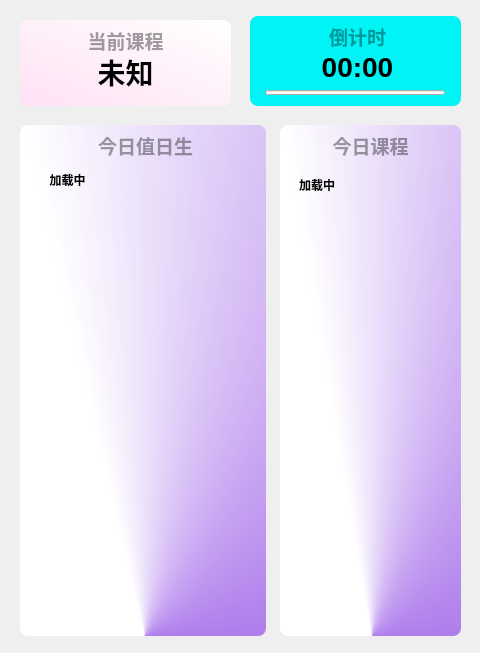
<?xml version="1.0" encoding="UTF-8"?>
<ui version="4.0">
 <class>From</class>
 <widget class="QWidget" name="From">
  <property name="geometry">
   <rect>
    <x>0</x>
    <y>0</y>
    <width>480</width>
    <height>653</height>
   </rect>
  </property>
  <property name="windowTitle">
   <string>Form</string>
  </property>
  <widget class="TitleLabel" name="lingyun_class">
   <property name="geometry">
    <rect>
     <x>20</x>
     <y>53</y>
     <width>211</width>
     <height>38</height>
    </rect>
   </property>
   <property name="font">
    <font>
     <family>Microsoft YaHei UI</family>
     <pointsize>21</pointsize>
     <weight>75</weight>
     <bold>true</bold>
    </font>
   </property>
   <property name="layoutDirection">
    <enum>Qt::LeftToRight</enum>
   </property>
   <property name="autoFillBackground">
    <bool>false</bool>
   </property>
   <property name="text">
    <string>未知</string>
   </property>
   <property name="alignment">
    <set>Qt::AlignCenter</set>
   </property>
  </widget>
  <widget class="SmoothScrollArea" name="sd_scroll">
   <property name="geometry">
    <rect>
     <x>280</x>
     <y>165</y>
     <width>181</width>
     <height>461</height>
    </rect>
   </property>
   <property name="styleSheet">
    <string notr="true">background: transparent; border: none</string>
   </property>
   <property name="widgetResizable">
    <bool>true</bool>
   </property>
   <widget class="QWidget" name="scrollAreaWidgetContents">
    <property name="geometry">
     <rect>
      <x>0</x>
      <y>0</y>
      <width>181</width>
      <height>461</height>
     </rect>
    </property>
    <layout class="QVBoxLayout" name="verticalLayout_9">
     <item>
      <layout class="QGridLayout" name="gridLayout">
       <property name="sizeConstraint">
        <enum>QLayout::SetNoConstraint</enum>
       </property>
       <property name="leftMargin">
        <number>2</number>
       </property>
       <property name="topMargin">
        <number>2</number>
       </property>
       <property name="rightMargin">
        <number>2</number>
       </property>
       <property name="bottomMargin">
        <number>2</number>
       </property>
       <property name="spacing">
        <number>2</number>
       </property>
       <item row="0" column="0">
        <widget class="StrongBodyLabel" name="class_ORD">
         <property name="maximumSize">
          <size>
           <width>75</width>
           <height>16777215</height>
          </size>
         </property>
         <property name="text">
          <string>&lt;html&gt;&lt;head/&gt;&lt;body&gt;&lt;p&gt;&lt;span style=&quot; font-weight:600;&quot;&gt;加载中&lt;/span&gt;&lt;/p&gt;&lt;/body&gt;&lt;/html&gt;</string>
         </property>
         <property name="alignment">
          <set>Qt::AlignHCenter|Qt::AlignTop</set>
         </property>
        </widget>
       </item>
       <item row="0" column="1">
        <widget class="VerticalSeparator" name="VerticalSeparator"/>
       </item>
       <item row="0" column="2">
        <widget class="StrongBodyLabel" name="class_widget">
         <property name="text">
          <string>&lt;html&gt;&lt;head/&gt;&lt;body&gt;&lt;p&gt;&lt;br/&gt;&lt;/p&gt;&lt;/body&gt;&lt;/html&gt;</string>
         </property>
         <property name="alignment">
          <set>Qt::AlignHCenter|Qt::AlignTop</set>
         </property>
        </widget>
       </item>
      </layout>
     </item>
    </layout>
   </widget>
  </widget>
  <widget class="QLabel" name="lingyun_background">
   <property name="geometry">
    <rect>
     <x>20</x>
     <y>20</y>
     <width>211</width>
     <height>86</height>
    </rect>
   </property>
   <property name="styleSheet">
    <string notr="true">background-color: qlineargradient(spread:pad, x1:0, y1:1, x2:1, y2:0, stop:0 rgba(255, 225, 245, 255), stop:1 rgba(255, 255, 255, 255));

border-radius: 8px</string>
   </property>
   <property name="text">
    <string/>
   </property>
   <property name="scaledContents">
    <bool>false</bool>
   </property>
  </widget>
  <widget class="QLabel" name="lingyun_Title">
   <property name="geometry">
    <rect>
     <x>20</x>
     <y>25</y>
     <width>211</width>
     <height>31</height>
    </rect>
   </property>
   <property name="font">
    <font>
     <family>Microsoft YaHei UI</family>
     <pointsize>14</pointsize>
     <weight>75</weight>
     <bold>true</bold>
    </font>
   </property>
   <property name="styleSheet">
    <string notr="true">color: rgba(0, 0, 0, 95);
font-weight: bold;</string>
   </property>
   <property name="text">
    <string>当前课程</string>
   </property>
   <property name="textFormat">
    <enum>Qt::PlainText</enum>
   </property>
   <property name="alignment">
    <set>Qt::AlignCenter</set>
   </property>
  </widget>
  <widget class="TitleLabel" name="lingyun_down">
   <property name="geometry">
    <rect>
     <x>252</x>
     <y>48</y>
     <width>211</width>
     <height>38</height>
    </rect>
   </property>
   <property name="font">
    <font>
     <family>Microsoft YaHei UI</family>
     <pointsize>21</pointsize>
     <weight>75</weight>
     <bold>true</bold>
    </font>
   </property>
   <property name="text">
    <string>00:00</string>
   </property>
   <property name="alignment">
    <set>Qt::AlignCenter</set>
   </property>
  </widget>
  <widget class="ProgressBar" name="lingyun_Bar">
   <property name="geometry">
    <rect>
     <x>265</x>
     <y>90</y>
     <width>180</width>
     <height>5</height>
    </rect>
   </property>
   <property name="minimumSize">
    <size>
     <width>0</width>
     <height>5</height>
    </size>
   </property>
   <property name="maximumSize">
    <size>
     <width>16777215</width>
     <height>6</height>
    </size>
   </property>
   <property name="styleSheet">
    <string notr="true"/>
   </property>
   <property name="orientation">
    <enum>Qt::Horizontal</enum>
   </property>
   <property name="useAni">
    <bool>true</bool>
   </property>
   <property name="val">
    <double>0.000000000000000</double>
   </property>
  </widget>
  <widget class="QLabel" name="todayclass_background">
   <property name="geometry">
    <rect>
     <x>280</x>
     <y>125</y>
     <width>181</width>
     <height>511</height>
    </rect>
   </property>
   <property name="styleSheet">
    <string notr="true">background-color: qconicalgradient(cx:0.506, cy:1, angle:202.5, stop:0.255682 rgba(129, 52, 225, 255), stop:0.761364 rgba(255, 255, 255, 255));
border-radius: 8px</string>
   </property>
   <property name="text">
    <string/>
   </property>
  </widget>
  <widget class="QLabel" name="todayclass_Title">
   <property name="geometry">
    <rect>
     <x>280</x>
     <y>130</y>
     <width>181</width>
     <height>31</height>
    </rect>
   </property>
   <property name="font">
    <font>
     <family>Microsoft YaHei UI</family>
     <pointsize>14</pointsize>
     <weight>75</weight>
     <bold>true</bold>
    </font>
   </property>
   <property name="styleSheet">
    <string notr="true">color: rgba(0, 0, 0, 95);
font-weight: bold;</string>
   </property>
   <property name="text">
    <string>今日课程</string>
   </property>
   <property name="textFormat">
    <enum>Qt::PlainText</enum>
   </property>
   <property name="alignment">
    <set>Qt::AlignCenter</set>
   </property>
  </widget>
  <widget class="QLabel" name="lingyun_background_2">
   <property name="geometry">
    <rect>
     <x>250</x>
     <y>16</y>
     <width>211</width>
     <height>90</height>
    </rect>
   </property>
   <property name="styleSheet">
    <string notr="true">background-color: rgba(0, 243, 245, 255);
border-radius: 8px</string>
   </property>
   <property name="text">
    <string/>
   </property>
  </widget>
  <widget class="QLabel" name="lingyun_Title_2">
   <property name="geometry">
    <rect>
     <x>252</x>
     <y>21</y>
     <width>211</width>
     <height>31</height>
    </rect>
   </property>
   <property name="font">
    <font>
     <family>Microsoft YaHei UI</family>
     <pointsize>14</pointsize>
     <weight>75</weight>
     <bold>true</bold>
    </font>
   </property>
   <property name="styleSheet">
    <string notr="true">color: rgba(0, 0, 0, 95);
font-weight: bold;</string>
   </property>
   <property name="text">
    <string>倒计时</string>
   </property>
   <property name="textFormat">
    <enum>Qt::PlainText</enum>
   </property>
   <property name="alignment">
    <set>Qt::AlignCenter</set>
   </property>
  </widget>
  <widget class="SmoothScrollArea" name="sd_scroll_2">
   <property name="geometry">
    <rect>
     <x>20</x>
     <y>160</y>
     <width>246</width>
     <height>461</height>
    </rect>
   </property>
   <property name="styleSheet">
    <string notr="true">background: transparent; border: none</string>
   </property>
   <property name="widgetResizable">
    <bool>true</bool>
   </property>
   <widget class="QWidget" name="scrollAreaWidgetContents_2">
    <property name="geometry">
     <rect>
      <x>0</x>
      <y>0</y>
      <width>246</width>
      <height>461</height>
     </rect>
    </property>
    <layout class="QVBoxLayout" name="verticalLayout_10">
     <item>
      <layout class="QGridLayout" name="gridLayout_2">
       <property name="sizeConstraint">
        <enum>QLayout::SetNoConstraint</enum>
       </property>
       <property name="leftMargin">
        <number>2</number>
       </property>
       <property name="topMargin">
        <number>2</number>
       </property>
       <property name="rightMargin">
        <number>2</number>
       </property>
       <property name="bottomMargin">
        <number>2</number>
       </property>
       <property name="spacing">
        <number>2</number>
       </property>
       <item row="0" column="0">
        <widget class="StrongBodyLabel" name="duty_project_widget">
         <property name="maximumSize">
          <size>
           <width>95</width>
           <height>16777215</height>
          </size>
         </property>
         <property name="text">
          <string>&lt;html&gt;&lt;head/&gt;&lt;body&gt;&lt;p&gt;&lt;span style=&quot; font-weight:600;&quot;&gt;加载中&lt;/span&gt;&lt;/p&gt;&lt;/body&gt;&lt;/html&gt;</string>
         </property>
         <property name="alignment">
          <set>Qt::AlignHCenter|Qt::AlignTop</set>
         </property>
        </widget>
       </item>
       <item row="0" column="1">
        <widget class="VerticalSeparator" name="VerticalSeparator_2"/>
       </item>
       <item row="0" column="2">
        <widget class="StrongBodyLabel" name="duty_name_widget">
         <property name="text">
          <string>&lt;html&gt;&lt;head/&gt;&lt;body&gt;&lt;p&gt;&lt;br/&gt;&lt;/p&gt;&lt;/body&gt;&lt;/html&gt;</string>
         </property>
         <property name="alignment">
          <set>Qt::AlignHCenter|Qt::AlignTop</set>
         </property>
        </widget>
       </item>
      </layout>
     </item>
    </layout>
   </widget>
  </widget>
  <widget class="QLabel" name="duty_Title">
   <property name="geometry">
    <rect>
     <x>20</x>
     <y>130</y>
     <width>251</width>
     <height>31</height>
    </rect>
   </property>
   <property name="font">
    <font>
     <family>Microsoft YaHei UI</family>
     <pointsize>14</pointsize>
     <weight>75</weight>
     <bold>true</bold>
    </font>
   </property>
   <property name="styleSheet">
    <string notr="true">color: rgba(0, 0, 0, 95);
font-weight: bold;</string>
   </property>
   <property name="text">
    <string>今日值日生</string>
   </property>
   <property name="textFormat">
    <enum>Qt::PlainText</enum>
   </property>
   <property name="alignment">
    <set>Qt::AlignCenter</set>
   </property>
  </widget>
  <widget class="QLabel" name="duty_background">
   <property name="geometry">
    <rect>
     <x>20</x>
     <y>125</y>
     <width>246</width>
     <height>511</height>
    </rect>
   </property>
   <property name="styleSheet">
    <string notr="true">background-color: qconicalgradient(cx:0.506, cy:1, angle:202.5, stop:0.255682 rgba(129, 52, 225, 255), stop:0.761364 rgba(255, 255, 255, 255));
border-radius: 8px</string>
   </property>
   <property name="text">
    <string/>
   </property>
  </widget>
  <zorder>duty_background</zorder>
  <zorder>todayclass_background</zorder>
  <zorder>lingyun_background</zorder>
  <zorder>lingyun_Title</zorder>
  <zorder>lingyun_class</zorder>
  <zorder>sd_scroll</zorder>
  <zorder>todayclass_Title</zorder>
  <zorder>lingyun_background_2</zorder>
  <zorder>lingyun_down</zorder>
  <zorder>lingyun_Title_2</zorder>
  <zorder>lingyun_Bar</zorder>
  <zorder>sd_scroll_2</zorder>
  <zorder>duty_Title</zorder>
 </widget>
 <customwidgets>
  <customwidget>
   <class>VerticalSeparator</class>
   <extends>QWidget</extends>
   <header>qfluentwidgets</header>
  </customwidget>
  <customwidget>
   <class>SmoothScrollArea</class>
   <extends>QScrollArea</extends>
   <header>qfluentwidgets</header>
   <container>1</container>
  </customwidget>
  <customwidget>
   <class>StrongBodyLabel</class>
   <extends>QLabel</extends>
   <header>qfluentwidgets</header>
  </customwidget>
  <customwidget>
   <class>TitleLabel</class>
   <extends>QLabel</extends>
   <header>qfluentwidgets</header>
  </customwidget>
  <customwidget>
   <class>ProgressBar</class>
   <extends>QProgressBar</extends>
   <header>qfluentwidgets</header>
  </customwidget>
 </customwidgets>
 <resources/>
 <connections/>
</ui>
